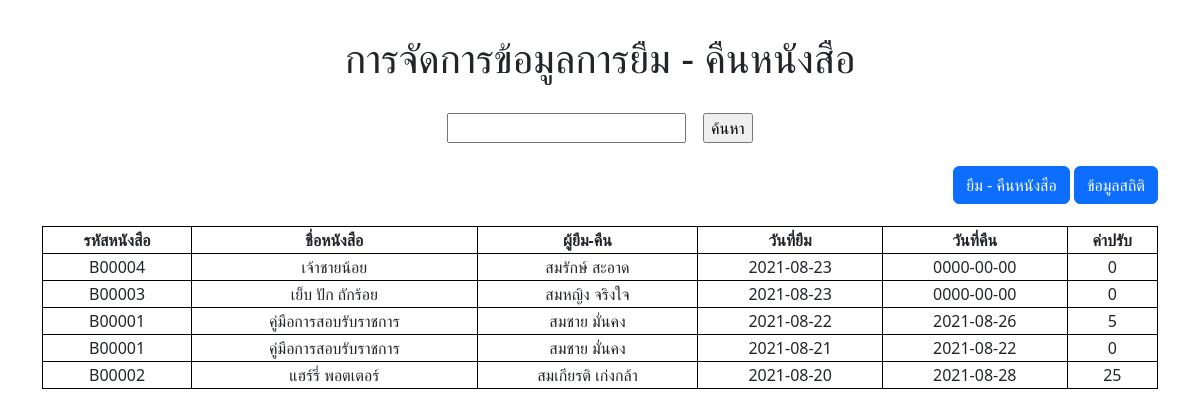
The page /webLibrary/index.php on the database its author committed.
### tables this page shows
CREATE TABLE `tb_borrow_book` (
  `br_date_br` date NOT NULL COMMENT 'วันที่ยืมหนังสือ',
  `br_date_rt` date NOT NULL COMMENT 'วันที่คืนหนังสือ',
  `b_id` text NOT NULL COMMENT 'รหัสหนังสือ',
  `m_user` text NOT NULL COMMENT 'ชื่อผู้ใช้',
  `br_fine` int(3) DEFAULT NULL COMMENT 'ค่าปรับ'
);

CREATE TABLE `tb_book` (
  `b_id` varchar(6) NOT NULL COMMENT 'รหัสหนังสือ',
  `b_name` text NOT NULL COMMENT 'ชื่อหนังสือ',
  `b_writer` text DEFAULT NULL COMMENT 'ชื่อผู้แต่ง',
  `b_category` int(2) NOT NULL COMMENT 'หมวดหมู่',
  `b_price` int(4) DEFAULT NULL COMMENT 'ราคา'
);

CREATE TABLE `tb_member` (
  `m_user` varchar(40) NOT NULL COMMENT 'ชื่อผู้ใช้',
  `m_pass` text NOT NULL COMMENT 'รหัสผ่าน',
  `m_name` text NOT NULL COMMENT 'ชื่อ-สกุล',
  `m_phone` text DEFAULT NULL COMMENT 'เบอร์โทรศัพท์'
);

### webLibrary/index.php (the view, shortened to what this page needs)
<?php
require_once "php/dbCon.php";
?>
<!DOCTYPE html>
<html lang="en">
<head>
    <link href="css/bootstrap.css" rel="stylesheet">
    <link href="css/styles.css" rel="stylesheet">
</head>
<body>
    <div class="container">
        <div class="row">
            <div class="col text-center" style="padding-top: 3%;">
                <h1>การจัดการข้อมูลการยืม - คืนหนังสือ</h1>
            </div>
        </div>
        <div class="row">
            <div class="col text-center" style="margin: 2%;">
                <form method="POST">
                    <input type="text" name="searchKeyword">&nbsp;&nbsp;&nbsp;
                    <input type="submit" name="submitSearch" value="ค้นหา">
                </form>
            </div>
        </div>
        <div class="row">
            <div class="col text-end">
                <a href="borrow-returnBook.php" class="btn btn-primary">ยืม - คืนหนังสือ</a>
                <a href="statLibrary.php" class="btn btn-primary">ข้อมูลสถิติ</a>
            </div>
        </div>
        <div class="row" style="padding-top: 2%;">
            <div class="col text-center">
                <table style="width:100%">
                    <tr>
                        <th>รหัสหนังสือ</th>
                        <th>ชื่อหนังสือ</th>
                        <th>ผู้ยืม-คืน</th>
                        <th>วันที่ยืม</th>
                        <th>วันที่คืน</th>
                        <th>ค่าปรับ</th>
                    </tr>
                    <?php
                    if (isset($_POST['submitSearch'])) {
                        $search = $_POST['searchKeyword'];
                        if ($search == "") {
                            $sql = "SELECT tb_book.b_id as b_id, tb_book.b_name as b_name, tb_member.m_name as m_name, tb_borrow_book.br_date_br as br_date_br, tb_borrow_book.br_date_rt as br_date_rt, tb_borrow_book.br_fine as br_fine FROM tb_borrow_book
                            LEFT JOIN tb_member ON tb_borrow_book.m_user = tb_member.m_user
                            LEFT JOIN tb_book ON tb_borrow_book.b_id = tb_book.b_id
                            ORDER BY tb_borrow_book.br_date_br DESC, tb_book.b_id DESC";
                        }
                        else {
                            $sql = "SELECT tb_book.b_id as b_id, tb_book.b_name as b_name, tb_member.m_name as m_name, tb_borrow_book.br_date_br as br_date_br, tb_borrow_book.br_date_rt as br_date_rt, tb_borrow_book.br_fine as br_fine FROM tb_borrow_book
                            LEFT JOIN tb_member ON tb_borrow_book.m_user = tb_member.m_user
                            LEFT JOIN tb_book ON tb_borrow_book.b_id = tb_book.b_id
                            WHERE b_name LIKE '%$search%' OR m_name LIKE '%$search%'
                            ORDER BY tb_borrow_book.br_date_br DESC, tb_book.b_id DESC";
                        }
                        $query = mysqli_query($conDB, $sql);
                        $queryrow = mysqli_num_rows($query);
                        if ($queryrow > 0) {
                            foreach ($query as $row) {
                                echo "
                                <tr>
                                <td>{$row['b_id']}</td>
                                <td>{$row['b_name']}</td>
                                <td>{$row['m_name']}</td>
                                <td>{$row['br_date_br']}</td>
                                <td>{$row['br_date_rt']}</td>
                                <td>{$row['br_fine']}</td>
                                </tr>";
                            }
                        }
                    } else {
                        $sql = "SELECT tb_book.b_id as b_id, tb_book.b_name as b_name, tb_member.m_name as m_name, tb_borrow_book.br_date_br as br_date_br, tb_borrow_book.br_date_rt as br_date_rt, tb_borrow_book.br_fine as br_fine FROM tb_borrow_book
                            LEFT JOIN tb_member ON tb_borrow_book.m_user = tb_member.m_user
                            LEFT JOIN tb_book ON tb_borrow_book.b_id = tb_book.b_id
                            ORDER BY tb_borrow_book.br_date_br DESC, tb_book.b_id DESC";
                        $query = mysqli_query($conDB, $sql);
                        $queryrow = mysqli_num_rows($query);
                        if ($queryrow > 0) {
                            foreach ($query as $row) {
                                echo "
                                    <tr>
                                    <td>{$row['b_id']}</td>
                                    <td>{$row['b_name']}</td>
                                    <td>{$row['m_name']}</td>
                                    <td>{$row['br_date_br']}</td>
                                    <td>{$row['br_date_rt']}</td>
                                    <td>{$row['br_fine']}</td>
                                    </tr>";
                            }
                        }
                    }
                    ?>
                </table>
            </div>
        </div>
    </div>
</body>
</html>

### webLibrary/index.php (style rules this page uses)
table,th,td { border: 1px solid black; border-collapse: collapse; }

### rows shown on the page
tb_borrow_book: b.b_id "B00004", b.b_name "เจ้าชายน้อย", tb_member.m_name "สมรักษ์ สะอาด", br_date_br "2021-08-23", br_date_rt "0000-00-00", br_fine "0"
tb_borrow_book: b.b_id "B00003", b.b_name "เย็บ ปัก ถักร้อย", tb_member.m_name "สมหญิง จริงใจ", br_date_br "2021-08-23", br_date_rt "0000-00-00", br_fine "0"
tb_borrow_book: b.b_id "B00001", b.b_name "คู่มือการสอบรับราชการ", tb_member.m_name "สมชาย มั่นคง", br_date_br "2021-08-22", br_date_rt "2021-08-26", br_fine "5"
tb_borrow_book: b.b_id "B00001", b.b_name "คู่มือการสอบรับราชการ", tb_member.m_name "สมชาย มั่นคง", br_date_br "2021-08-21", br_date_rt "2021-08-22", br_fine "0"
tb_borrow_book: b.b_id "B00002", b.b_name "แฮร์รี่ พอตเตอร์", tb_member.m_name "สมเกียรติ เก่งกล้า", br_date_br "2021-08-20", br_date_rt "2021-08-28", br_fine "25"
